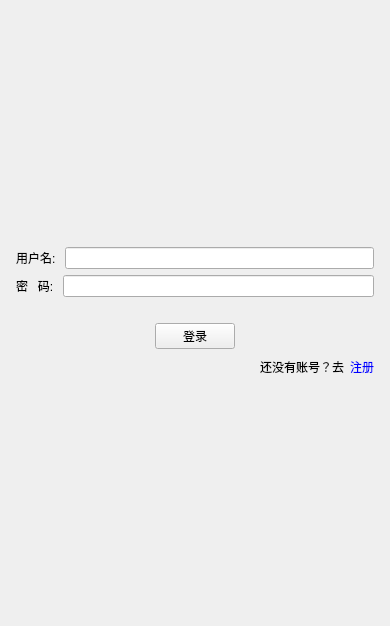
<?xml version="1.0" encoding="UTF-8"?>
<ui version="4.0">
 <class>LoginCenter</class>
 <widget class="QWidget" name="LoginCenter">
  <property name="geometry">
   <rect>
    <x>0</x>
    <y>0</y>
    <width>390</width>
    <height>626</height>
   </rect>
  </property>
  <property name="windowTitle">
   <string>登录</string>
  </property>
  <layout class="QVBoxLayout" name="verticalLayout_2">
   <item>
    <layout class="QVBoxLayout" name="verticalLayout">
     <property name="leftMargin">
      <number>5</number>
     </property>
     <property name="topMargin">
      <number>5</number>
     </property>
     <property name="rightMargin">
      <number>5</number>
     </property>
     <property name="bottomMargin">
      <number>5</number>
     </property>
     <item>
      <spacer name="verticalSpacer">
       <property name="orientation">
        <enum>Qt::Orientation::Vertical</enum>
       </property>
       <property name="sizeHint" stdset="0">
        <size>
         <width>20</width>
         <height>40</height>
        </size>
       </property>
      </spacer>
     </item>
     <item>
      <layout class="QHBoxLayout" name="horizontalLayout_2">
       <item>
        <widget class="QLabel" name="label_2">
         <property name="text">
          <string>用户名: </string>
         </property>
        </widget>
       </item>
       <item>
        <widget class="QLineEdit" name="username"/>
       </item>
      </layout>
     </item>
     <item>
      <layout class="QHBoxLayout" name="horizontalLayout_3">
       <item>
        <widget class="QLabel" name="label_3">
         <property name="text">
          <string>密   码: </string>
         </property>
        </widget>
       </item>
       <item>
        <widget class="QLineEdit" name="password">
         <property name="echoMode">
          <enum>QLineEdit::EchoMode::Password</enum>
         </property>
        </widget>
       </item>
      </layout>
     </item>
     <item>
      <widget class="QLabel" name="result">
       <property name="text">
        <string/>
       </property>
      </widget>
     </item>
     <item>
      <layout class="QHBoxLayout" name="horizontalLayout_4">
       <item>
        <spacer name="horizontalSpacer_3">
         <property name="orientation">
          <enum>Qt::Orientation::Horizontal</enum>
         </property>
         <property name="sizeHint" stdset="0">
          <size>
           <width>40</width>
           <height>20</height>
          </size>
         </property>
        </spacer>
       </item>
       <item>
        <widget class="QPushButton" name="vlogin">
         <property name="text">
          <string>登录</string>
         </property>
        </widget>
       </item>
       <item>
        <spacer name="horizontalSpacer_2">
         <property name="orientation">
          <enum>Qt::Orientation::Horizontal</enum>
         </property>
         <property name="sizeHint" stdset="0">
          <size>
           <width>40</width>
           <height>20</height>
          </size>
         </property>
        </spacer>
       </item>
      </layout>
     </item>
     <item>
      <layout class="QHBoxLayout" name="horizontalLayout">
       <item>
        <spacer name="horizontalSpacer">
         <property name="orientation">
          <enum>Qt::Orientation::Horizontal</enum>
         </property>
         <property name="sizeHint" stdset="0">
          <size>
           <width>40</width>
           <height>20</height>
          </size>
         </property>
        </spacer>
       </item>
       <item>
        <widget class="QLabel" name="label">
         <property name="styleSheet">
          <string notr="true">QLabel {
    background: transparent;
    border: none;
    color: #000000;  /* 设置文字颜色 */
    padding: 0;
	margin: 0;
    text-align: left;  /* 文字对齐方式 */
	
}

QLabel:hover {
    color: #555555;  /* 鼠标悬停时文字颜色 */
}

QLabel:pressed {
    color: #888888;  /* 按下时文字颜色 */
}</string>
         </property>
         <property name="text">
          <string>还没有账号？去</string>
         </property>
        </widget>
       </item>
       <item>
        <widget class="QPushButton" name="vregister">
         <property name="cursor">
          <cursorShape>PointingHandCursor</cursorShape>
         </property>
         <property name="styleSheet">
          <string notr="true">QPushButton {
    background: transparent;
    border: none;
    color: blue;  /* 设置文字颜色 */
    padding: 0;
	margin: 0;
    text-align: left;  /* 文字对齐方式 */
	min-height: 24px;
}

QPushButton:hover {
    color: #555555;  /* 鼠标悬停时文字颜色 */
}

QPushButton:pressed {
    color: #888888;  /* 按下时文字颜色 */
}</string>
         </property>
         <property name="text">
          <string>注册</string>
         </property>
        </widget>
       </item>
      </layout>
     </item>
     <item>
      <spacer name="verticalSpacer_2">
       <property name="orientation">
        <enum>Qt::Orientation::Vertical</enum>
       </property>
       <property name="sizeHint" stdset="0">
        <size>
         <width>20</width>
         <height>40</height>
        </size>
       </property>
      </spacer>
     </item>
    </layout>
   </item>
  </layout>
 </widget>
 <resources/>
 <connections/>
</ui>
